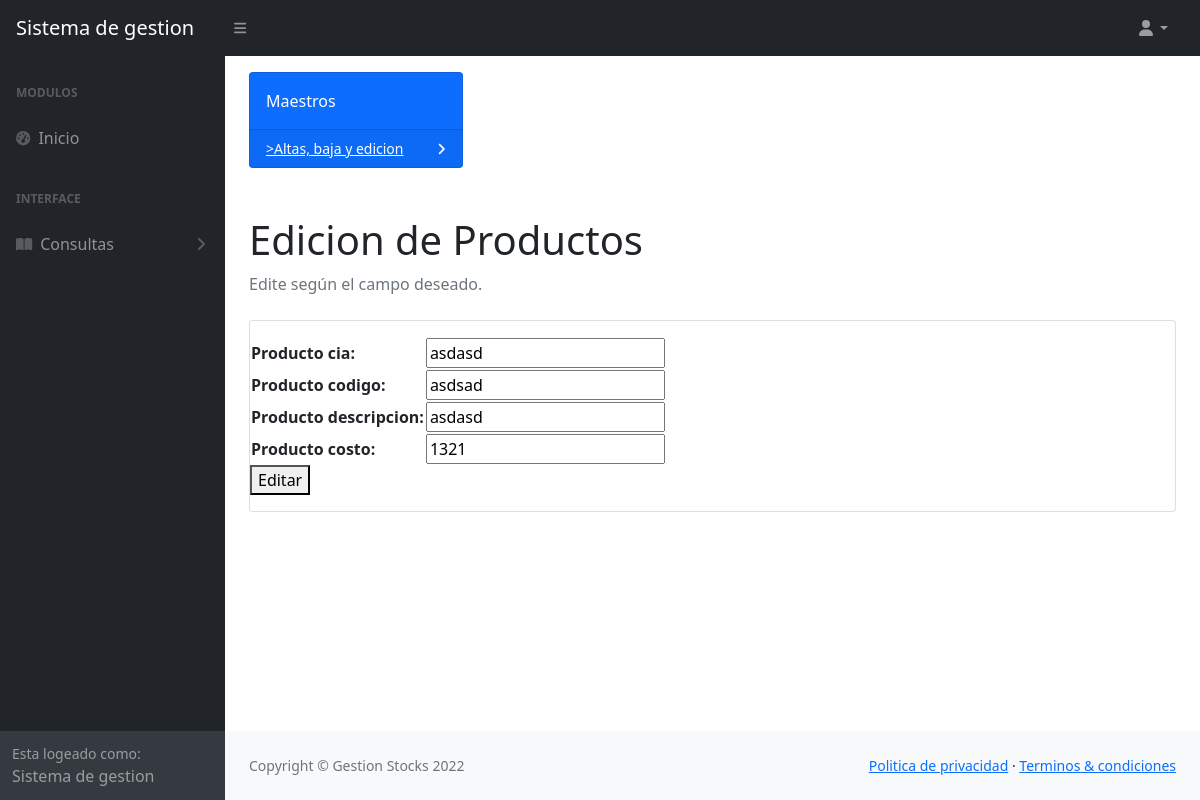
/edite_producto/1/, run on an earlier commit of the app's database.
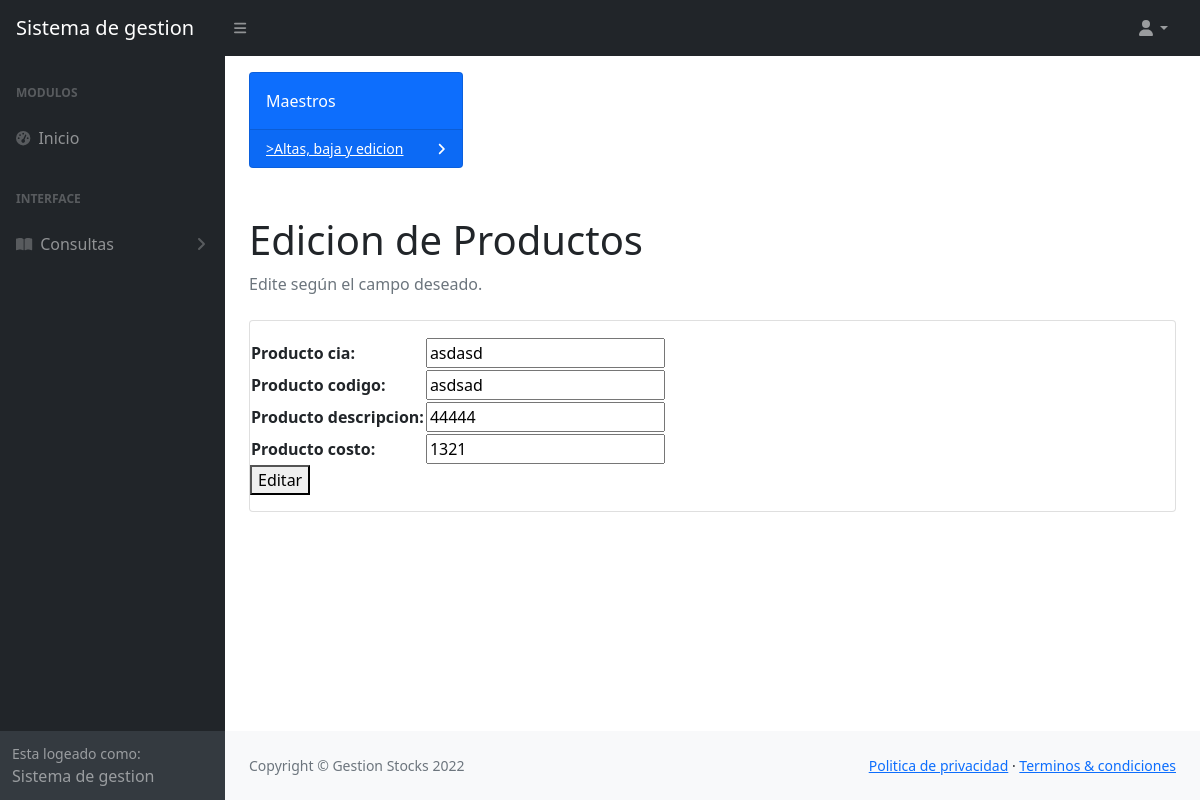
And on a later commit of the database.
### vistas/models.py (models this page shows, shortened)
class Producto(models.Model):
    producto_cia = models.CharField(max_length=15)
    producto_codigo = models.CharField(max_length=10)
    producto_descripcion = models.CharField(max_length=30)
    producto_cantidad = models.IntegerField(null=0) #siempre empiezo en 0
    producto_costo = models.IntegerField(null=0)
    producto_fecha = models.DateTimeField(null=True)

### vistas/views.py (the view, shortened to what this page needs)
# urls.py: path('edite_producto/<int:id>/', edite_producto, name = 'edite_producto'),
def edite_producto(request, id):
    prod = Producto.objects.get(id=id)
    form_producto = FormEditarProducto(initial={'producto_cia': prod.producto_cia,'producto_codigo': prod.producto_codigo, 'producto_descripcion': prod.producto_descripcion, 'producto_costo': prod.producto_costo})
    print('entre')
    return render(request, 'edite_producto.html', {'form':form_producto, 'producto':prod})

### vistas/forms.py
class FormEditarProducto(forms.Form):
    producto_cia =  forms.CharField(max_length=30)
    producto_codigo = forms.CharField()
    producto_descripcion = forms.CharField(max_length=30)
    producto_costo = forms.IntegerField(required=False)

### Templates/edite_producto.html (shortened to what this page needs)
{% extends 'busqueda_producto.html' %}
{% block sub_titulo %}
<h1 class="mt-4">Edicion de Productos</h1>
{% endblock sub_titulo %}
{% block sub_titulo_2 %}
<li class="breadcrumb-item active">Edite según el campo deseado.</li>
{% endblock sub_titulo_2 %}
{% block campos %}
<body>
    <p>
        <form action={% url 'edite_producto' producto.id %} method="post">
            <table>
                {{form.as_table}}
            </table>
            <button>Editar</button>
        </form>
    </p>
</body>
{% endblock campos %}

What changed in the data, as far as the page shows it:
changed Producto "asdasd": producto_descripcion "asdasd" → "44444"
